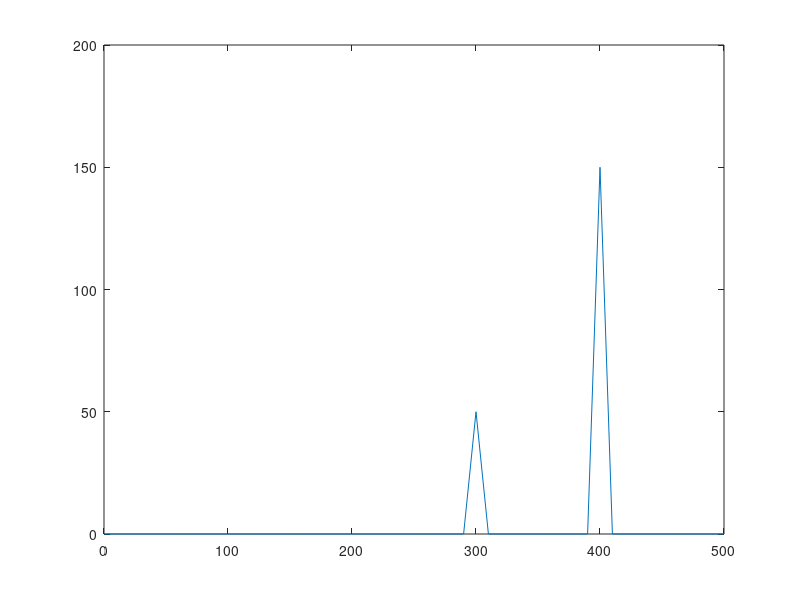

The MATLAB script that drew this image:

t = 0:.01:1-0.01;
Fs = 1e3;
x = sin(2*pi*70*t)+3*cos(2*pi*40*t);
x = detrend(x,0);
xdft = fft(x);
freq = 0:Fs/length(x):Fs/2;
xdft = xdft(1:length(x)/2+1);
plot(freq,abs(xdft));
[~,I] = max(abs(xdft));
fprintf('Maximum occurs at %d Hz.\n',freq(I));


